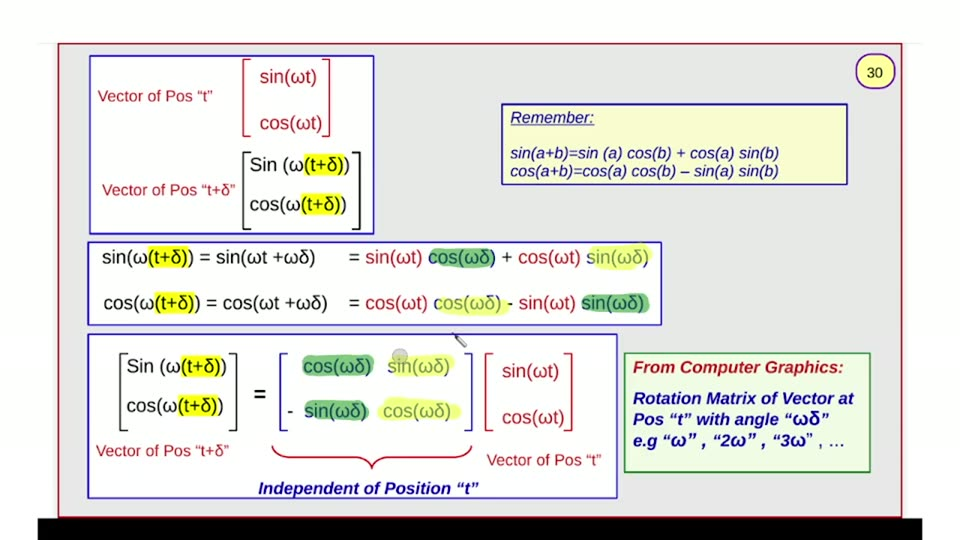
#> input picture videos/deep-learning/002_transformers_part2/unique_slides/slide_030.jpg, 960 x 540 px, found by its file name
$ python probe_colors.py
#> lines starting #> are read from the running program, lines starting #| are printed output that depends on the picture; after the words box and inside, x2 and y2 are one past the last pixel; in counts of white or black regions, pixels touching at a corner belong together
#!/usr/bin/env python3
"""Slide 030: core color sampling + pill connected components + crops."""
import numpy as np
from PIL import Image

im0 = Image.open("videos/deep-learning/002_transformers_part2/unique_slides/slide_030.jpg").convert("RGB")
#> im0 is the input picture: PIL image 960x540 RGB; mean R, G, B 224.3, 223.8, 219.9
im = np.asarray(im0).astype(int)
H, W, _ = im.shape
R, G, B = im[:, :, 0], im[:, :, 1], im[:, :, 2]
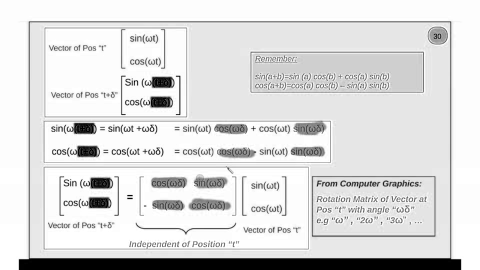
#> B: shape (540, 960) int64 (shown at 1/2 size); min 0, max 255, mean 219.9

def darkest_in(x0, y0, x1, y1, n=6):
    sub = im[y0:y1, x0:x1]
    lum = sub.sum(axis=2)
    idx = np.argsort(lum, axis=None)[:n]
    px = [tuple(sub[i // (x1 - x0), i % (x1 - x0)]) for i in idx]
    return px

def most_saturated(x0, y0, x1, y1, chan="B", n=6):
    sub = im[y0:y1, x0:x1]
    if chan == "B": score = sub[:, :, 2] - sub[:, :, 0]
    elif chan == "R": score = sub[:, :, 0] - sub[:, :, 1]
    else: score = sub[:, :, 1] - sub[:, :, 0]
    idx = np.argsort(score, axis=None)[-n:]
    return [tuple(sub[i // (x1 - x0), i % (x1 - x0)]) for i in idx]

print("vecbox border blue core:", most_saturated(89, 130, 92, 160))
#> in most_saturated, `if chan == "B": score = sub[:, :, 2] - sub[:, :, 0]`: score = 30 rows, first 8: [53, 72, 18], [53, 72, 18], [53, 72, 18], [53, 72, 18], [53, 72, 18], [53, 72, 18], [53, 72, 18], [53, 72, 18]
#> in most_saturated, `idx = np.argsort(score, axis=None)[-n:]`: idx = [76, 73, 10, 79, 13, 16]
print("vecbox v1 cell ink (x262..312 y65..90):", darkest_in(262, 65, 312, 90))
#> in darkest_in, `idx = np.argsort(lum, axis=None)[:n]`: idx = [641, 809, 459, 445, 695, 591]
#> in darkest_in, `px = [tuple(sub[i // (x1 - x0), i % (x1 - x0)]) for i in idx]`: px = [(101, 31, 41), (95, 37, 49), (102, 36, 48), (122, 26, 40), (120, 36, 34), (107, 37, 48)]
print("vecbox v1 bracket stem (x242..245 y80..120):", most_saturated(242, 80, 246, 120, "R"))
#> in most_saturated (call 2), `elif chan == "R": score = sub[:, :, 0] - sub[:, :, 1]`: score = 40 rows, first 6: [63, 76, 57, 15], [63, 76, 57, 15], [63, 76, 57, 15], [63, 76, 57, 15], [63, 76, 57, 15], [63, 76, 57, 15]
print("vecbox v2 cell ink (x262..300 y160..185):", darkest_in(262, 160, 300, 185))
print("remember blue text core (x511..590 y112..122):", most_saturated(511, 112, 590, 122))
print("remember fill:", im[135, 700], im[140, 550])
#| remember fill: [249 252 207] [249 252 207]
print("remember underline rows y122..130 x511..591 blue counts:", [(y, int(((B[y, 511:591] > 100) & (B[y, 511:591] - R[y, 511:591] > 40)).sum())) for y in range(121, 131)])
#| remember underline rows y122..130 x511..591 blue counts: [(121, 4), (122, 1), (123, 0), (124, 0), (125, 0), (126, 0), (127, 0), (128, 0), (129, 0), (130, 0)]
print("deriv black ink core:", darkest_in(217, 250, 316, 266))
print("deriv red ink core (x368..424):", most_saturated(368, 251, 424, 265, "R"))
print("deriv yellow pill core:", im[258, 470], im[255, 160])
#| deriv yellow pill core: [101 169 122] [233 253  18]
print("deriv green pill core:", im[258, 460], im[300, 610])
#| deriv green pill core: [ 59 127  90] [137 207 157]
print("matrix left-bracket blue core (x279..282 y390..410):", most_saturated(279, 390, 283, 410))
#> in most_saturated (call 5), `if chan == "B": score = sub[:, :, 2] - sub[:, :, 0]`: score = 20 rows, first 6: [49, 76, 58, 4], [49, 76, 58, 4], [49, 76, 58, 4], [49, 76, 58, 4], [49, 76, 58, 4], [49, 76, 58, 4]
print("matrix right-bracket blue core (x465..468):", most_saturated(465, 390, 469, 410))
#> in most_saturated (call 6), `if chan == "B": score = sub[:, :, 2] - sub[:, :, 0]`: score = 20 rows, first 6: [-3, -3, 1, 3], [-3, -3, 1, 3], [-3, -3, 1, 3], [-3, -3, 1, 3], [-3, -3, 1, 3], [-3, -3, 1, 3]
print("matrix left-vec bracket (x119..123 y390):", darkest_in(119, 390, 124, 410))
#> in darkest_in (call 4), `lum = sub.sum(axis=2)`: lum = 20 rows, first 6: [325, 256, 646, 762, 762], [325, 256, 646, 762, 762], [325, 256, 646, 762, 762], [325, 256, 646, 762, 762], [325, 256, 646, 762, 762], [325, 256, 646, 762, 762]
print("right-vec bracket red core (x484..488):", most_saturated(484, 390, 489, 410, "R"))
#> in most_saturated (call 7), `elif chan == "R": score = sub[:, :, 0] - sub[:, :, 1]`: score = 20 rows, first 6: [62, 81, 81, 19, 8], [62, 81, 81, 19, 8], [62, 81, 81, 19, 8], [62, 81, 81, 19, 8], [62, 81, 81, 19, 8], [62, 81, 81, 19, 8]
print("right-vec cell ink (x503..560 y365..390):", most_saturated(503, 365, 560, 390, "R")[:4], darkest_in(503, 365, 560, 390)[:4])
#> in most_saturated (call 8), `elif chan == "R": score = sub[:, :, 0] - sub[:, :, 1]`:
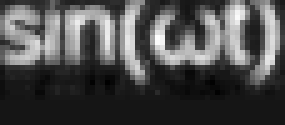
#> score: shape (25, 57) int64 (shown 5 times larger); min -10, max 99, mean 22.6; drawn with min black and max white
#> in most_saturated (call 8), `idx = np.argsort(score, axis=None)[-n:]`: idx = [161, 488, 431, 487, 218, 430]
#> in darkest_in (call 5), `lum = sub.sum(axis=2)`:
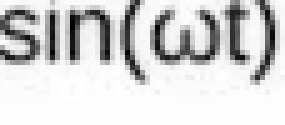
#> lum: shape (25, 57) int64 (shown 5 times larger); min 174, max 765, mean 662.4; drawn with min black and max white
#> in darkest_in (call 5), `idx = np.argsort(lum, axis=None)[:n]`: idx = [242, 299, 316, 580, 595, 453]
#> in darkest_in (call 5), `px = [tuple(sub[i // (x1 - x0), i % (x1 - x0)]) for i in idx]`: px = [(109, 30, 35), (106, 34, 38), (107, 34, 45), (100, 39, 47), (114, 34, 45), (117, 33, 46)]
print("brace red core (x272..475 y447..467):", most_saturated(300, 450, 450, 465, "R")[:4])
print("blue label core (x259..478 y481..494):", most_saturated(259, 481, 478, 494)[:4])
print("note box border right col scan x855..875 y400:")
for x in range(855, 876):
    print(f"  x={x} {tuple(im[400, x])}")
#> this loop made 21 passes
#|   x=855 (235, 247, 223)
#|   x=856 (240, 252, 232)
#|   x=857 (240, 252, 232)
#|   x=858 (240, 253, 227)
#|   x=859 (240, 253, 225)
#> (further printed lines are left out)
print("note box border top row scan y336..352 x750:")
for y in range(336, 353):
    print(f"  y={y} {tuple(im[y, 750])}")
#> this loop made 17 passes
#|   y=336 (231, 233, 230)
#|   y=337 (231, 233, 230)
#|   y=338 (231, 233, 230)
#|   y=339 (231, 233, 230)
#|   y=340 (231, 233, 230)
#> (further printed lines are left out)
print("note fill:", im[380, 700], im[455, 700])
#| note fill: [240 252 232] [245 255 235]
print("note green text core (x634..856 y392..404):", most_saturated(634, 392, 856, 404))
print("note red header core:", most_saturated(634, 361, 844, 375, "R")[:4])
print("badge numeral ink:", darkest_in(868, 62, 884, 78, 3))
print("panel bg (between boxes):", im[240, 700], im[320, 750], im[60, 500])
#| panel bg (between boxes): [231 233 230] [231 233 230] [231 233 230]

# yellow pills connected components over derivation band
from scipy import ndimage
YEL = (R > 200) & (G > 180) & (B < 130)
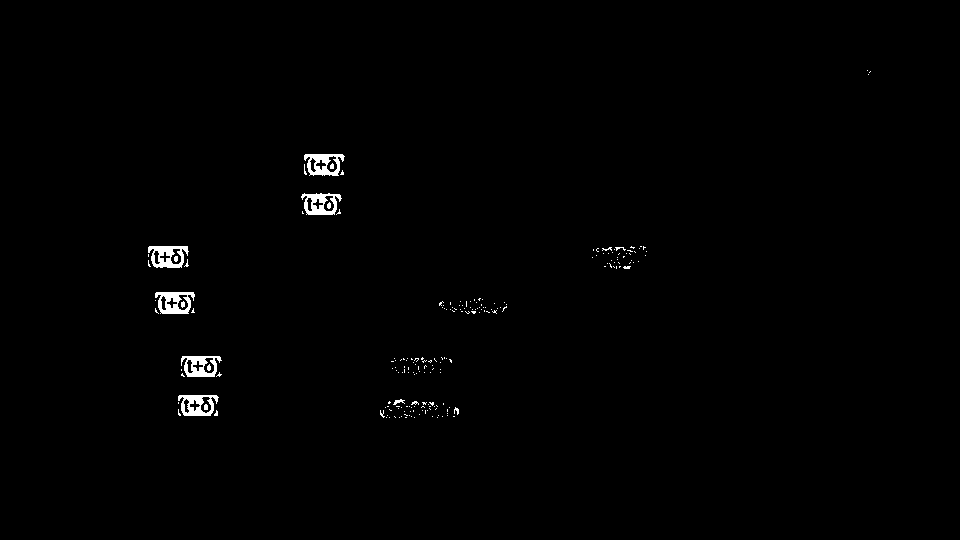
#> YEL: shape (540, 960) bool; 0.75% white; 206 white regions (190 under 20 px), largest, box (x1, y1, x2, y2) and area: (148, 246, 189, 268) 535, (155, 292, 195, 314) 534, (304, 154, 345, 176) 518
GRN = (G > 140) & (G - R > 25) & (G - B > 30)
#> GRN: shape (540, 960) bool; 1.1% white; 35 white regions (22 under 20 px), largest, box (x1, y1, x2, y2) and area: (624, 352, 872, 474) 2005, (303, 354, 375, 376) 1078, (305, 400, 364, 421) 799
for name, mask, y0, y1 in (("derivL1", YEL, 244, 272), ("derivL2", YEL, 290, 318),
                            ("vecbox2", YEL, 148, 232), ("matrixband", YEL, 348, 435),
                            ("derivL1g", GRN, 244, 272), ("derivL2g", GRN, 290, 318),
                            ("matrixband-g", GRN, 348, 435)):
    lab, n = ndimage.label(mask[y0:y1, 90:660])
    print(f"-- {name} components:")
    for i in range(1, n + 1):
        ys, xs = np.where(lab == i)
        if len(ys) > 40:
            print(f"   x{90+xs.min()}..{90+xs.max()} y{y0+ys.min()}..{y0+ys.max()} n={len(ys)}")
#> this loop made 7 passes
#> (name, y0, y1, n) on passes 1 to 7: ('derivL1', 244, 272, 54), ('derivL2', 290, 318, 65), ('vecbox2', 148, 232, 11), ('matrixband', 348, 435, 132), ('derivL1g', 244, 272, 5), ('derivL2g', 290, 318, 10), ('matrixband-g', 348, 435, 15)
#> (printed output is left out)
#> pass 1, `lab, n = ndimage.label(mask[y0:y1, 90:660])`:
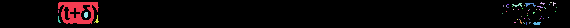
#> lab: shape (28, 570) int32; 55 distinct labels, from 0 to 54; one colour per label, 0 black
#> pass 3, `lab, n = ndimage.label(mask[y0:y1, 90:660])`:
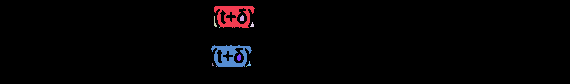
#> lab: shape (84, 570) int32; 12 distinct labels, from 0 to 11; one colour per label, 0 black

# matrix cells: per-cell ink+pill map — split band at row gap
print("-- matrix cell rows: ink row profile x300..460 y352..432")
ink = (im.sum(axis=2) < 600)
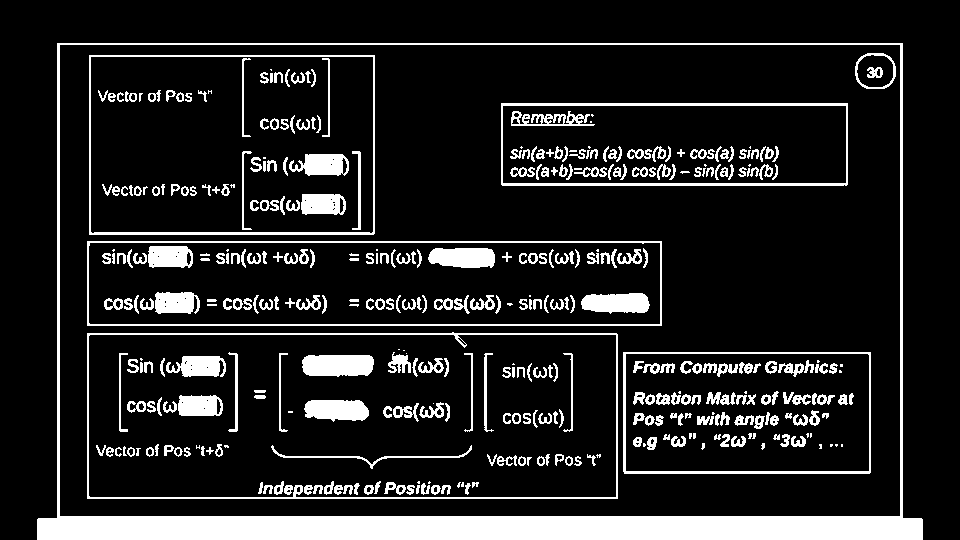
#> ink: shape (540, 960) bool; 13.6% white; 391 white regions (54 under 20 px), largest, box (x1, y1, x2, y2) and area: (37, 43, 923, 540) 25700, (87, 332, 618, 499) 2899, (87, 241, 662, 326) 2630
prof = ink[350:435, 300:460].sum(axis=1)
#> prof = 85 values, max 115 at index 65, min 0 at index 1, mean 43.35
print([(350 + i, int(v)) for i, v in enumerate(prof)])
#> (printed output is left out)

$ run again, with videos/deep-learning/002_transformers_part2/unique_slides/slide_006.jpg copied over videos/deep-learning/002_transformers_part2/unique_slides/slide_030.jpg
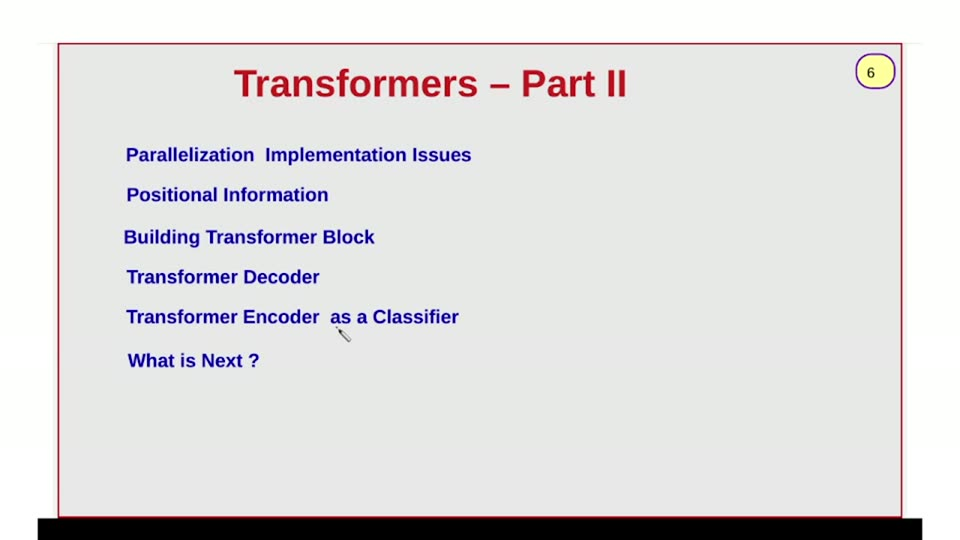
#> input picture videos/deep-learning/002_transformers_part2/unique_slides/slide_006.jpg, 960 x 540 px, found by its file name
#> im0 is the input picture: PIL image 960x540 RGB; mean R, G, B 222.4, 220.9, 221.6
#> R: shape (540, 960) int64; 256 distinct labels, from 0 to 255
#> G: shape (540, 960) int64; 256 distinct labels, from 0 to 255
#> `R, G, B = im[:, :, 0], im[:, :, 1], im[:, :, 2]`:
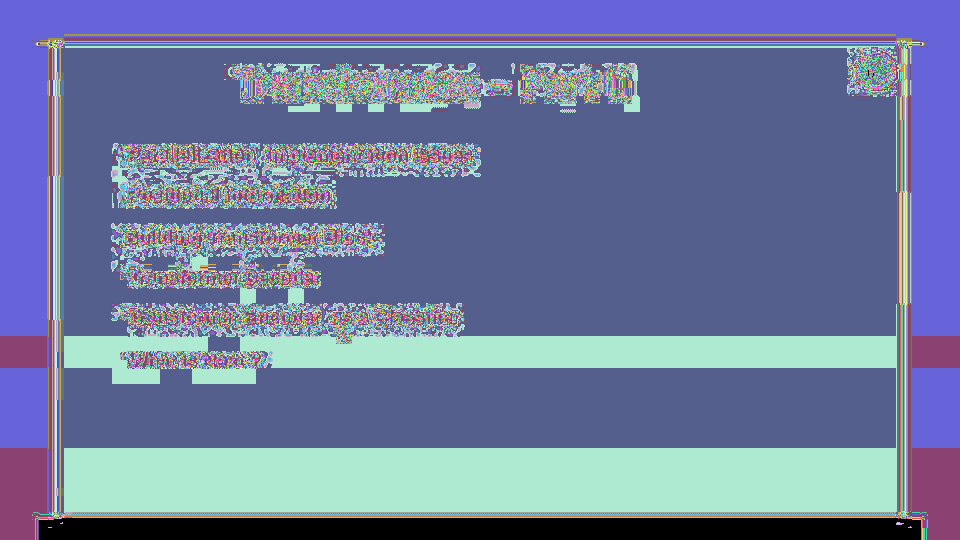
#> B: shape (540, 960) int64; 255 distinct labels, from 0 to 255; one colour per label, 0 black
#> in most_saturated, `if chan == "B": score = sub[:, :, 2] - sub[:, :, 0]`: score = 30 rows, first 8: [-1, -1, -1], [-1, -1, -1], [-1, -1, -1], [-1, -1, -1], [-1, -1, -1], [-1, -1, -1], [-1, -1, -1], [-1, -1, -1]
#> in most_saturated, `idx = np.argsort(score, axis=None)[-n:]`: idx = [12, 13, 14, 15, 89, 0]
#> in darkest_in, `idx = np.argsort(lum, axis=None)[:n]`: idx = [1018, 1016, 690, 712, 1019, 1017]
#> px = [(137, 0, 14), (137, 3, 14), (145, 0, 14), (132, 7, 21), (140, 4, 16), (141, 3, 18)]
#> in most_saturated (call 2), `elif chan == "R": score = sub[:, :, 0] - sub[:, :, 1]`: score = 40 rows, first 6: [56, 101, 150, 175], [59, 101, 150, 175], [59, 101, 150, 175], [59, 101, 150, 175], [59, 101, 150, 175], [59, 101, 150, 175]
#> lum: shape (25, 38) int64
#| remember fill: [231 233 230] [231 233 230]
#| remember underline rows y122..130 x511..591 blue counts: [(121, 0), (122, 0), (123, 0), (124, 0), (125, 0), (126, 0), (127, 0), (128, 0), (129, 0), (130, 0)]
#| deriv yellow pill core: [231 233 230] [231 233 230]
#| deriv green pill core: [231 233 230] [231 233 230]
#> in most_saturated (call 5), `if chan == "B": score = sub[:, :, 2] - sub[:, :, 0]`: score = 20 rows, first 6: [-1, -1, -1, -1], [-1, -1, -1, -1], [-1, -1, -1, -1], [-1, -1, -1, -1], [-1, -1, -1, -1], [-1, -1, -1, -1]
#> lum = 20 rows, first 6: [694, 694, 694, 694, 694], [694, 694, 694, 694, 694], [694, 694, 694, 694, 694], [694, 694, 694, 694, 694], [694, 694, 694, 694, 694], [694, 694, 694, 694, 694]
#> in most_saturated (call 7), `elif chan == "R": score = sub[:, :, 0] - sub[:, :, 1]`: score = 20 rows, first 6: [-2, -2, -2, -2, -2], [-2, -2, -2, -2, -2], [-2, -2, -2, -2, -2], [-2, -2, -2, -2, -2], [-2, -2, -2, -2, -2], [-2, -2, -2, -2, -2]
#> lum: shape (25, 57) int64; values 694 (black) and 696 (white), 12% white; 1 white region, box (x1, y1, x2, y2) and area: (0, 0, 57, 3) 171
#> the loop `for x in range(855, 876):` made 21 passes
#|   x=855 (231, 233, 230)
#|   x=856 (231, 233, 230)
#|   x=857 (231, 233, 230)
#|   x=858 (231, 233, 230)
#|   x=859 (231, 233, 230)
#> (further printed lines are left out)
#> the loop `for y in range(336, 353):` made 17 passes
#|   y=336 (232, 232, 232)
#|   y=337 (232, 232, 232)
#|   y=338 (232, 232, 232)
#|   y=339 (232, 232, 232)
#|   y=340 (232, 232, 232)
#> (further printed lines are left out)
#| note fill: [231 233 230] [232 232 232]
#| panel bg (between boxes): [231 233 230] [231 233 230] [231 233 230]
#> YEL: shape (540, 960) bool; every value is 0
#> the loop `for name, mask, y0, y1 in (("derivL1", YEL, 244, 272), ("derivL2", YEL..` made 7 passes
#> (name, y0, y1) on passes 1 to 7: ('derivL1', 244, 272), ('derivL2', 290, 318), ('vecbox2', 148, 232), ('matrixband', 348, 435), ('derivL1g', 244, 272), ('derivL2g', 290, 318), ('matrixband-g', 348, 435)
#> (printed output is left out)
#> `ink = (im.sum(axis=2) < 600)`:
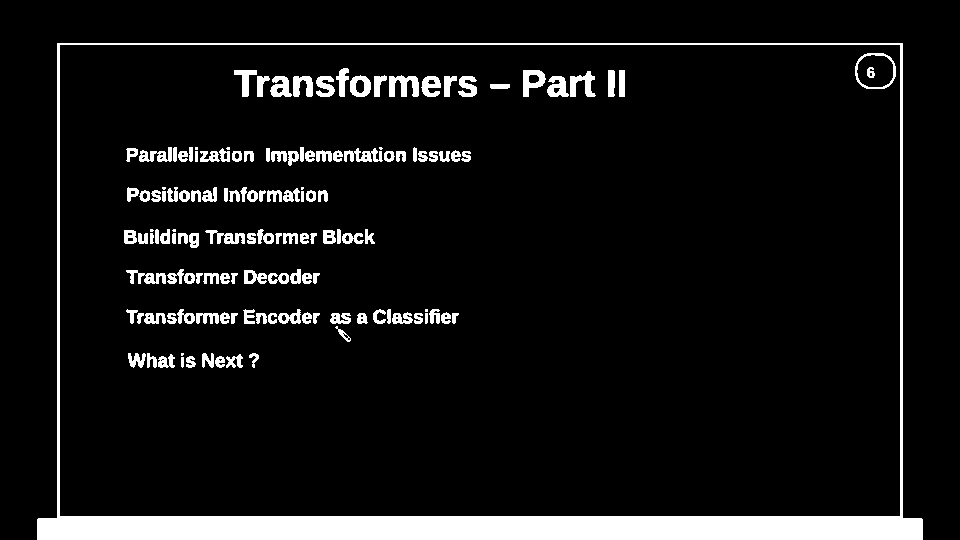
#> ink: shape (540, 960) bool; 8% white; 139 white regions (9 under 20 px), largest, box (x1, y1, x2, y2) and area: (37, 43, 923, 540) 25700, (389, 75, 419, 97) 429, (523, 70, 546, 97) 354
#> prof = 85 values from 0 to 0
#> (printed output is left out)
